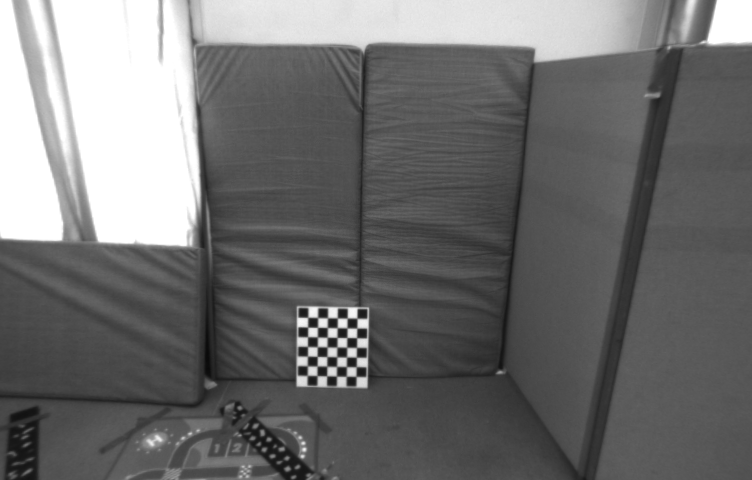
#> input picture labs/lab03/data/image1.png, 752 x 480 px
$ python Lab3_ransacFundamental.py
#> lines starting #> are read from the running program, lines starting #| are printed output that depends on the picture
import os
import numpy as np
import cv2
import matplotlib.pyplot as plt

# Rutas relativas a este fichero (funciona sea cual sea el directorio de trabajo)
LAB_DIR = os.path.dirname(os.path.abspath(__file__))
DATA_DIR = os.path.join(LAB_DIR, "data")
OUTPUT_DIR = os.path.join(LAB_DIR, "output")

# ==========================================================
# Ground truth (enunciado de la práctica)
# ==========================================================
K = np.array([[458.654, 0.0, 367.215],
              [0.0, 457.296, 248.375],
              [0.0, 0.0, 1.0]])

T_w_c1 = np.array([[-0.0744, -0.3079,  0.9485, 0.8801],
                   [-0.997,   0.0428, -0.0643, 0.8695],
                   [-0.0208, -0.9505, -0.3102, 1.73],
                   [0.0,      0.0,     0.0,    1.0]])

T_w_c2 = np.array([[-0.512,  -0.2779,  0.8128, 0.5236],
                   [-0.8586,  0.194,  -0.4745, 1.9537],
                   [-0.0258, -0.9408, -0.338,  1.2876],
                   [0.0,      0.0,     0.0,    1.0]])


def epipolesGroundTruth(K, T_w_c1, T_w_c2):
    """
    Epipolos de referencia:
      e1 = proyección del centro óptico de la cámara 2 en la imagen 1
      e2 = proyección del centro óptico de la cámara 1 en la imagen 2
    El centro óptico de cada cámara en el mundo es la última columna de T_w_c.
    """
    def project(T_w_c, X_w):
        X_c = np.linalg.inv(T_w_c) @ X_w      # mundo -> cámara
        x = K @ X_c[:3]
        return x / x[2]
    e1 = project(T_w_c1, T_w_c2[:, 3])
    e2 = project(T_w_c2, T_w_c1[:, 3])
    return e1, e2


# ==========================================================
# Fundamental matrix (8-point algorithm)
# ==========================================================
def computeFundamental(pts1, pts2):
    """
    Algoritmo de 8 puntos normalizado: F tal que x2^T F x1 = 0.
     -input:  pts1, pts2: (n x 2) puntos en pixeles, n >= 8
     -output: F (3x3) de rango 2 y norma 1, o None si la muestra es degenerada
    """
    def normalize(xy):
        # Normalización de Hartley: centroide en el origen, distancia media sqrt(2)
        m = xy.mean(axis=0)
        d = np.sqrt(((xy - m)**2).sum(axis=1)).mean()
        s = np.sqrt(2)/(d+1e-12)
        T = np.array([[s,0,-s*m[0]],[0,s,-s*m[1]],[0,0,1]])
        xh = np.hstack([xy, np.ones((xy.shape[0],1))]).T
        xn = (T @ xh); xn = (xn[:2]/xn[2]).T
        return xn, T

    x1n, T1 = normalize(pts1)
    x2n, T2 = normalize(pts2)

    # Una ecuación por match: x2^T F x1 = 0, lineal en los 9 elementos de F
    x, y = x1n[:,0], x1n[:,1]          # imagen 1
    u, v = x2n[:,0], x2n[:,1]          # imagen 2
    A = np.vstack([u*x, u*y, u, v*x, v*y, v, x, y, np.ones_like(x)]).T

    _, S_A, Vt = np.linalg.svd(A)
    # Muestra degenerada: con 8 puntos A es 8x9; si su rango es < 8 la solución no es única
    if pts1.shape[0] == 8 and S_A[-1] < 1e-8 * S_A[0]:
        return None
    Fh = Vt[-1].reshape(3,3)

    # Restricción de rango 2
    U,S,Vt = np.linalg.svd(Fh)
    S[-1] = 0.0
    Fh = U @ np.diag(S) @ Vt

    # Deshacer la normalización
    F = T2.T @ Fh @ T1
    return F / (np.linalg.norm(F) + 1e-12)


def epipolarError(F, x1_h, x2_h):
    """
    Error geométrico simétrico (pixeles^2): d1^2 + d2^2, donde
      d1 = distancia de x2 a su línea epipolar F x1     (imagen 2)
      d2 = distancia de x1 a su línea epipolar F^T x2   (imagen 1)
    """
    Fx1 = (F @ x1_h.T).T      # Líneas en imagen 2
    Ftx2 = (F.T @ x2_h.T).T   # Líneas en imagen 1
    # Término común de la ecuación epipolar
    x2tFx1 = np.sum(x2_h * Fx1, axis=1)
    d1 = np.abs(x2tFx1) / np.sqrt(Fx1[:, 0]**2 + Fx1[:, 1]**2)
    d2 = np.abs(x2tFx1) / np.sqrt(Ftx2[:, 0]**2 + Ftx2[:, 1]**2)
    return d1**2 + d2**2


def ransac_iterations(inlier_ratio, P=0.999, s=8):
    """Iteraciones para obtener con probabilidad P una muestra de s puntos sin outliers."""
    p_clean = inlier_ratio ** s
    if p_clean <= 1e-12:
        return np.inf
    if p_clean >= 1.0:
        return 1
    return int(np.ceil(np.log(1 - P) / np.log(1 - p_clean)))


# ==========================================================
# RANSAC estimation of Fundamental matrix
# ==========================================================
def ransacFundamental(x1, x2, max_iterations, threshold, P=0.999):
    """
    RANSAC con la solución mínima de 8 puntos.
     -input:
         x1, x2: (n x 2) puntos emparejados en pixeles
         max_iterations: máximo de iteraciones (el número real se adapta con la
                         mejor proporción de inliers encontrada)
         threshold: umbral en PIXELES. Un match es inlier si d1^2 + d2^2 < threshold^2
     -output:
         F_final: F reestimada con todos los inliers
         best_inliers: (n,) máscara booleana de inliers
    """
    best_F, best_inliers = None, np.zeros(x1.shape[0], dtype=bool)
    max_votes = 0

    # Puntos homogéneos
    x1_h = np.hstack([x1, np.ones((x1.shape[0], 1))])
    x2_h = np.hstack([x2, np.ones((x2.shape[0], 1))])

    iterations = max_iterations
    i = 0
    while i < iterations:
        i += 1
        # Seleccionar 8 puntos aleatorios
        idx = np.random.choice(x1.shape[0], 8, replace=False)
        F = computeFundamental(x1[idx], x2[idx])
        if F is None:               # muestra degenerada, se descarta
            continue

        # Inliers por umbral
        error = epipolarError(F, x1_h, x2_h)
        inliers = error < threshold**2
        votes = np.sum(inliers)

        # Actualizar el mejor modelo y el número de iteraciones necesario
        if votes > max_votes:
            max_votes = votes
            best_F = F
            best_inliers = inliers
            iterations = min(max_iterations, ransac_iterations(votes / x1.shape[0], P))

    print(f"RANSAC: {i} iteraciones")
    if best_F is None or max_votes < 8:
        raise RuntimeError("RANSAC no ha encontrado ninguna hipótesis válida")

    # Recalcular F con todos los inliers, y los inliers con la F final
    F_final = computeFundamental(x1[best_inliers], x2[best_inliers])
    best_inliers = epipolarError(F_final, x1_h, x2_h) < threshold**2
    return F_final, best_inliers


# ==========================================================
# Draw epipolar lines using inlier matches
# ==========================================================
def draw_line(ax, l, x_range, color):
    """Dibuja la recta l = (a, b, c), a*x + b*y + c = 0, en el rango de x dado."""
    a, b, c = l
    if abs(b) > 1e-12:
        xs = np.array(x_range, dtype=float)
        ys = -(a * xs + c) / b
    else:                        # recta vertical
        xs = np.array([-c / a, -c / a])
        ys = np.array([-1e5, 1e5])
    ax.plot(xs, ys, '-', color=color, linewidth=1)


def plot_epipolar_lines(F, pts1, pts2, img1, img2, e1, e2, e1_gt, e2_gt, title, n_lines=15):
    """
    Dibuja las líneas epipolares en AMBAS imágenes para n_lines matches inliers:
      - en img2 para los puntos de img1: l2 = F * x1
      - en img1 para los puntos de img2: l1 = F^T * x2
    Todas las líneas de una imagen deben cortarse en su epipolo. Los epipolos suelen
    caer fuera de la imagen, así que los ejes se amplían para que se vean, junto con
    los epipolos del ground truth.
    """
    n = min(n_lines, len(pts1))
    idx = np.random.choice(len(pts1), size=n, replace=False)
    colors = plt.cm.tab20(np.linspace(0, 1, n))

    fig, axs = plt.subplots(1, 2, figsize=(16, 6))
    for ax, img, pts_self, pts_other, F_dir, e, e_gt, name in (
            (axs[0], img1, pts1, pts2, F.T, e1, e1_gt, "e1"),
            (axs[1], img2, pts2, pts1, F,   e2, e2_gt, "e2")):
        h, w = img.shape[:2]
        ax.imshow(img, cmap="gray")
        # Rango visible: la imagen y los dos epipolos (estimado y ground truth)
        xmin, xmax = min(0, e[0], e_gt[0]) - 30, max(w, e[0], e_gt[0]) + 30
        ymin, ymax = min(0, e[1], e_gt[1]) - 30, max(h, e[1], e_gt[1]) + 30
        for c, i in zip(colors, idx):
            l = F_dir @ np.array([pts_other[i, 0], pts_other[i, 1], 1.0])
            draw_line(ax, l, (xmin, xmax), c)
            ax.plot(pts_self[i, 0], pts_self[i, 1], 'o', color=c, markeredgecolor='k')
        ax.plot(e[0], e[1], 'r+', markersize=18, mew=3, label=f"{name} estimado")
        ax.plot(e_gt[0], e_gt[1], 'bx', markersize=14, mew=3, label=f"{name} ground truth")
        ax.set_xlim(xmin, xmax)
        ax.set_ylim(ymax, ymin)          # eje y hacia abajo, como en la imagen
        ax.legend(loc="lower right")
    axs[0].set_title("Imagen 1: líneas epipolares F^T x2")
    axs[1].set_title("Imagen 2: líneas epipolares F x1")
    fig.suptitle(title)
    plt.tight_layout()


def indexMatrixToMatchesList(matchesList):
    """
     -input:
         matchesList: nMatches x 3 --> [[indexDesc1,indexDesc2,descriptorDistance],...]]
     -output:
        dMatchesList: list of n DMatch object
     """
    dMatchesList = []
    for row in matchesList:
        dMatchesList.append(cv2.DMatch(_queryIdx=row[0], _trainIdx=row[1], _distance=row[2]))
    return dMatchesList


def matchWith2NDRR(desc1, desc2, distRatio, minDist):
    """
    Nearest Neighbours Matching algorithm checking the Distance Ratio.
    A match is accepted only if its distance is less than distRatio times
    the distance to the second match.
    -input:
        desc1: descriptors from image 1 nDesc x 128
        desc2: descriptors from image 2 nDesc x 128
        distRatio:
    -output:
       matches: nMatches x 3 --> [[indexDesc1,indexDesc2,descriptorDistance],...]]
    """
    matches = []
    nDesc1 = desc1.shape[0]
    for kDesc1 in range(nDesc1):
        dist = np.sqrt(np.sum((desc2 - desc1[kDesc1, :]) ** 2, axis=1))
        indexSort = np.argsort(dist)
        d_best = dist[indexSort[0]]
        d_second_sort = dist[indexSort[1]]
        ratio = d_best / d_second_sort
        if ((ratio < distRatio) and (dist[indexSort[0]] < minDist)):
            matches.append([kDesc1, indexSort[0], dist[indexSort[0]]])


    return matches

# ==========================================================
# Load matches (SIFT or SuperGlue)
# ==========================================================
def load_images():
    img1 = cv2.imread(os.path.join(DATA_DIR, "image1.png"), cv2.IMREAD_GRAYSCALE)
#> img1 is the input picture: shape (480, 752); min 10, max 255, mean 111.4
    img2 = cv2.imread(os.path.join(DATA_DIR, "image2.png"), cv2.IMREAD_GRAYSCALE)
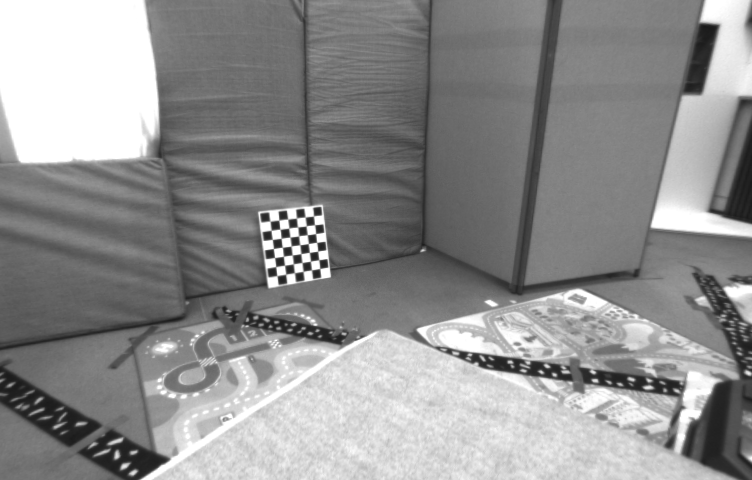
#> input picture labs/lab03/data/image2.png, 752 x 480 px
#> img2 is the input picture: shape (480, 752); min 25, max 255, mean 143.5
    if img1 is None or img2 is None:
        raise FileNotFoundError(f"No se encuentran image1.png / image2.png en {DATA_DIR}")
    return img1, img2


def load_matches(mode, img1, img2):
    if mode == "sift":
        sift = cv2.SIFT_create(nfeatures=0, nOctaveLayers = 5, contrastThreshold = 0.02, edgeThreshold = 20, sigma = 0.5)
        kpts1, desc1 = sift.detectAndCompute(img1, None)
        kpts2, desc2 = sift.detectAndCompute(img2, None)

        distRatio = 0.7
        #Discutir lo de la distancia después
        minDist = 500
        matchesList = matchWith2NDRR(desc1, desc2, distRatio, minDist)
        dMatchesList = indexMatrixToMatchesList(matchesList)
        dMatchesList = sorted(dMatchesList, key=lambda x: x.distance)

        # Matched points in numpy from list of DMatches
        srcPts = np.float32([kpts1[m.queryIdx].pt for m in dMatchesList]).reshape(len(dMatchesList), 2)
        dstPts = np.float32([kpts2[m.trainIdx].pt for m in dMatchesList]).reshape(len(dMatchesList), 2)
        print(f"[SIFT] Matches: {len(dMatchesList)}")
        return srcPts, dstPts

    elif mode == "superglue":
        npz = np.load(os.path.join(OUTPUT_DIR, "image1_image2_matches.npz"))
        mask = npz["matches"] > -1
        idxs = npz["matches"][mask]
        srcPts = npz["keypoints0"][mask]
        dstPts = npz["keypoints1"][idxs]
        print(f"[SuperGlue] Matches: {len(srcPts)}")
        return srcPts, dstPts

    raise ValueError(f"mode desconocido: {mode}")


def epipole(F, which='right'):
    """
    which='right' -> e2 (imagen 2): espacio nulo de F^T  (e2^T F = 0)
    which='left'  -> e1 (imagen 1): espacio nulo de F    (F e1 = 0)
    Devuelve el epipolo en coordenadas homogéneas con tercera componente 1 (pixeles).
    """
    if which == 'right':  # e2
        _,_,Vt = np.linalg.svd(F.T)
    else:                 # e1
        _,_,Vt = np.linalg.svd(F)
    e = Vt[-1]
    return e / e[-1]


# ==========================================================
# MAIN
# ==========================================================
if __name__ == "__main__":
    np.set_printoptions(precision=4, suppress=True)
    np.random.seed(0)                     # resultados reproducibles

    img1, img2 = load_images()
    e1_gt, e2_gt = epipolesGroundTruth(K, T_w_c1, T_w_c2)
    print("Epipolos ground truth: e1 =", e1_gt[:2], " e2 =", e2_gt[:2])

    # Umbral en pixeles: inlier si d1^2 + d2^2 < threshold^2
    # (3 px ~ el umbral original de 8 px^2; con 10 semillas dio el epipolo más estable)
    threshold = 3.0
    results = []
    for mode in ("sift", "superglue"):
        print(f"\n===== {mode.upper()} =====")
        srcPts, dstPts = load_matches(mode, img1, img2)
        F, inliers = ransacFundamental(srcPts, dstPts, max_iterations=5000, threshold=threshold)
        print("Fundamental Matrix:\n", F)
        print("Rank(F):", np.linalg.matrix_rank(F))
        print(f"Inliers: {np.sum(inliers)} / {len(inliers)}")

        e1 = epipole(F, 'left')   # image 1
        e2 = epipole(F, 'right')  # image 2
        err1 = np.linalg.norm(e1[:2] - e1_gt[:2])
        err2 = np.linalg.norm(e2[:2] - e2_gt[:2])
        print(f"e1: {e1[:2]}  (ground truth {e1_gt[:2]}, error {err1:.1f} px)")
        print(f"e2: {e2[:2]}  (ground truth {e2_gt[:2]}, error {err2:.1f} px)")
        results.append((mode.upper(), len(inliers), np.sum(inliers), err1, err2))

        plot_epipolar_lines(F, srcPts[inliers], dstPts[inliers], img1, img2,
                            e1, e2, e1_gt, e2_gt,
                            f"Líneas epipolares de los inliers ({mode.upper()})")
#> this loop made 2 passes; (reads labs/lab03/output/image1_image2_matches.npz from the repository)
#> (printed output is left out)

    print("\n===== Comparación =====")
    print(f"{'Método':<10} {'Matches':>8} {'Inliers':>8} {'Error e1 (px)':>14} {'Error e2 (px)':>14}")
    for name, n, n_inl, err1, err2 in results:
        print(f"{name:<10} {n:>8} {n_inl:>8} {err1:>14.1f} {err2:>14.1f}")
#> this loop made 2 passes
#> (name, n, n_inl, err1, err2) on passes 1 to 2: ('SIFT', 208, 153, 1825.9, 574.6), ('SUPERGLUE', 244, 184, 3626.5, 373.2)
#| SIFT            208      153         1825.9          574.6
#| SUPERGLUE       244      184         3626.5          373.2

    # block=True: las ventanas no se cierran solas (también en el depurador de VS Code)
    plt.show(block=True)
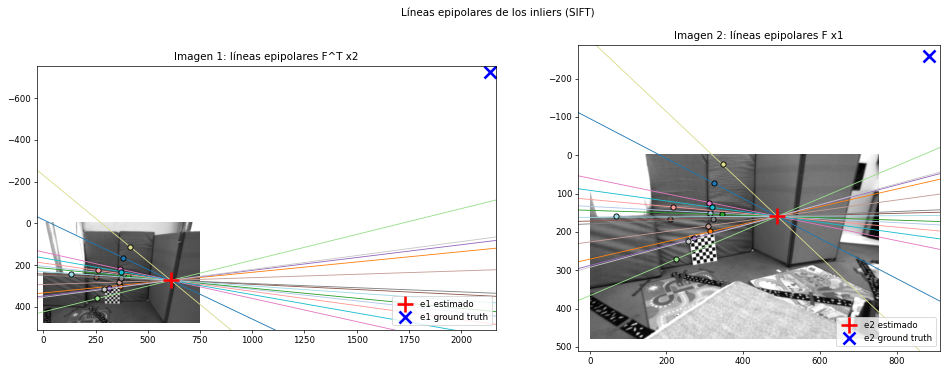
#> figure drawn by matplotlib, 2 panels
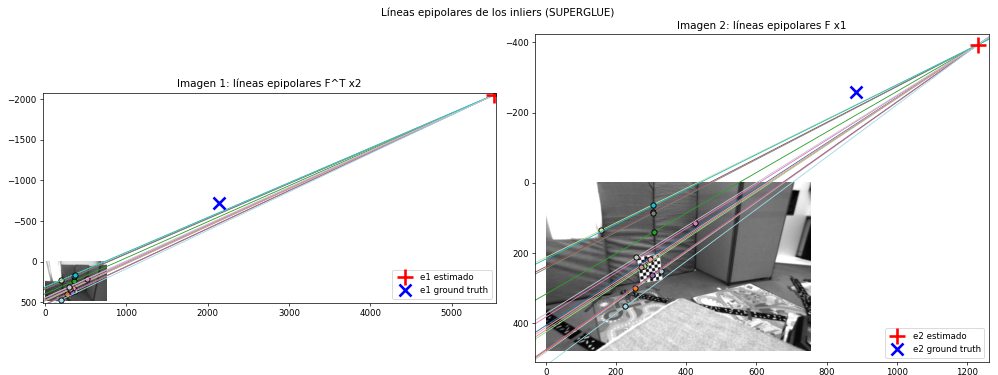
#> figure drawn by matplotlib, 2 panels


"""
Conclusión (umbral 3 px; error de e2 respecto al ground truth en 10 ejecuciones):
  SIFT+NNDR: mediana ~600 px   SuperGlue: mediana ~270 px (mínimo ~70 px)
En ambos casos las líneas epipolares se cortan en un único epipolo y los inliers quedan a
menos de 3 px de sus líneas, pero el epipolo varía mucho entre ejecuciones:
  - Con SIFT+NNDR casi todos los inliers están en el plano de la pared, configuración casi
    degenerada para F (los puntos de un plano no determinan F).
  - SuperGlue da matches repartidos en varios planos y profundidades (tablero, pared,
    suelo), lo que fija mejor el epipolo, aunque no del todo.
  - El epipolo cae muy fuera de la imagen (e2 ~ (883, -258)): un error angular pequeño
    en las líneas lo desplaza cientos de pixeles.
  - Las imágenes tienen distorsión radial sin corregir y las poses del ground truth son
    aproximadas (la F del ground truth tiene varios pixeles de error en matches correctos).
"""
